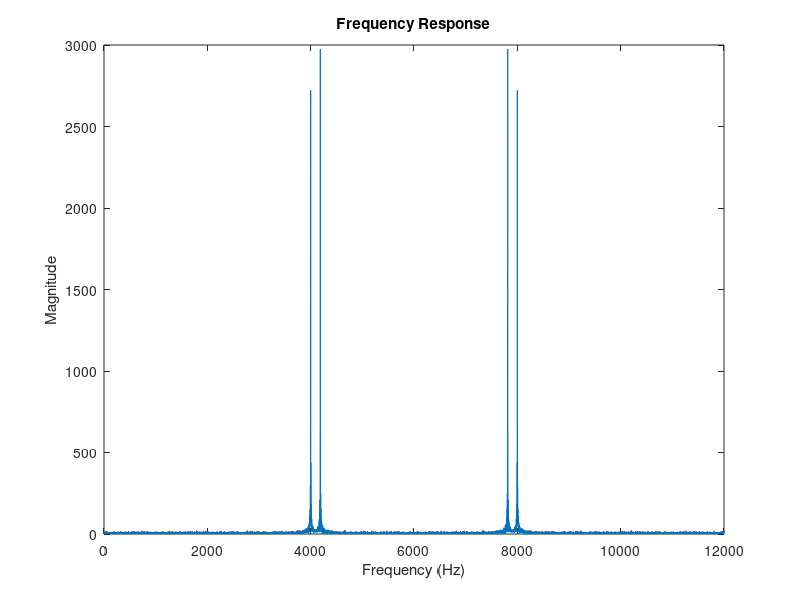

Write MATLAB code to recreate this figure. (Note: this script raises an error after producing the figure.)
% Simulation Parameters
range = 10; % Range in meters
dwell_time = 0.5; % Dwell time in seconds
sampling_rate = 12000; % Sampling rate in Hz (12 ksps)
num_rotors = 4; % Number of rotors
blades_per_rotor = 2; % Number of blades per rotor
rotation_rate = 56; % Blade rotation rate in rps
blade_length = 0.1; % Blade length in meters
radar_cross_section = 0.3; % Radar cross section in m^2
frequency = 10e9; % Radar frequency in Hz (10 GHz)
transmit_power = 70.79e-3; % Transmit power in Watts (70.79 mW)
gain_tx = 22; % Transmit gain in dB
gain_rx = 19; % Receive gain in dB
noise_figure = 1.7; % Receiver noise figure in dB
c = 3e8; % Speed of light in m/s

% Derived Parameters
lambda = c / frequency; % Wavelength

% Time vector
t = 0:1/sampling_rate:dwell_time-1/sampling_rate;

% Generate a continuous waveform signal
signal = cos(2 * pi * frequency * t);

% Blade velocity
velocity_blades = rotation_rate * blade_length / 2; % m/s

% Simulate Doppler shift
doppler_shift = 2 * velocity_blades / lambda; % Frequency shift in Hz

% Apply Doppler shift to the signal
doppler_signal = cos(2 * pi * frequency * t) + cos(2 * pi * (frequency + doppler_shift) * t);

% Add noise
noise = randn(size(doppler_signal)) * 0.1; % Adjust noise level as needed
received_signal = doppler_signal + noise;

% Perform FFT with zero-padding for better frequency resolution
n = length(received_signal);
nfft = 2^nextpow2(n); % Next power of 2 for zero-padding
fft_signal = fft(received_signal, nfft);
f = (0:nfft-1)*(sampling_rate/nfft); % Frequency vector

% Plot the frequency response
figure;
plot(f, abs(fft_signal));
title('Frequency Response');
xlabel('Frequency (Hz)');
ylabel('Magnitude');

% Generate the spectrogram with adjusted parameters
window_size = 256; % Increase window size for better frequency resolution
overlap = 200; % Increase overlap to capture more detail
spectrogram(received_signal, window_size, overlap, [], sampling_rate, 'yaxis');
title('Spectrogram');
